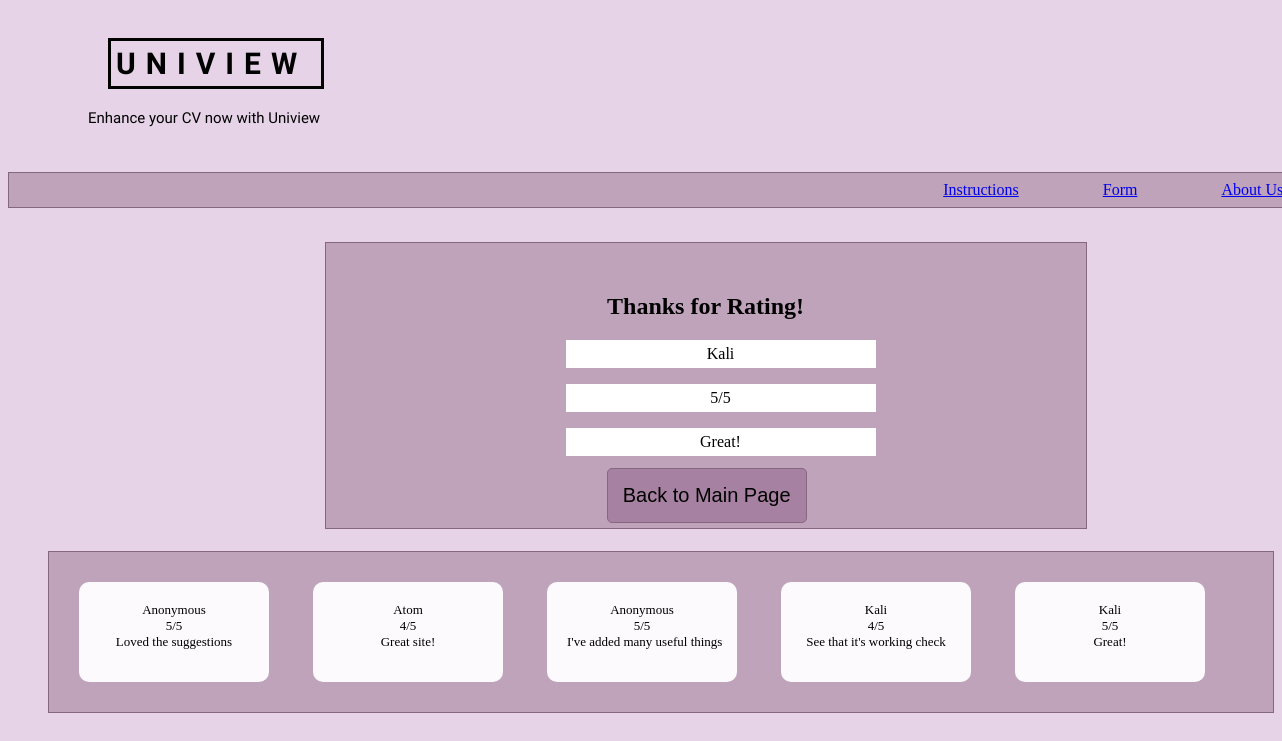
Screenshot of /CV/rate_site/ with the database file from the repository.
### CV/models.py (models this page shows)
class Rate(models.Model):
    rating=models.CharField(max_length=200)
    rating_val=models.IntegerField()
    comment=models.CharField(max_length=1000)

### CV/views.py (the view)
# urls.py: path('rate_site/', views.rate_site, name='rate_site')
def rate_site(request):
    if request.method == 'POST':
        rating = request.POST.get('rating')
        rating_val = request.POST.get('rating_val')
        comment = request.POST.get('comment')
        rating = Rate(rating=rating, rating_val=rating_val,comment=comment)
        rating.save()
    ratinglast = Rate.objects.last()
    rating_list = Rate.objects.all()
    template = loader.get_template("CV/thankforrating.html")
    context = {
        "ratinglast": ratinglast,
        "rating_list":rating_list
    }
    return HttpResponse(template.render(context, request))

### CV/templates/CV/thankforrating.html (shortened to what this page needs)
<html lang="en">
<head>
</head>
<body>
    <h1>UNIVIEW</h1>
    <p id="title">Enhance your CV now with Uniview</p>
    <section>
        <a href="{% url 'CV:index' %}">Instructions</a>
        <a href="{% url 'CV:form_page' %}">Form</a>
        <a href="{% url 'CV:about_us_page' %}">About Us</a>
    </section>
    <div id="content">
        <h2>Thanks for Rating!</h2>
        <div id="content2">
            <p id="text">{{ratinglast.rating}}</p>
            <p id="text">{{ratinglast.rating_val}}/5</p>
            <p id="text">{{ratinglast.comment}}</p>
        </div>
        <a href="{% url 'CV:index' %}" id="main"><button>Back to Main Page</button></a>
    </div>
    {% if rating_list %}
        <ul>
        <div class="scrollmenu">
        {% for rating in rating_list %}
            <li>{{ rating.rating}}<br> {{ rating.rating_val}}/5 <br>{{ rating.comment}} </li>
        {% endfor %}
        </div>
        </ul>
    {% else %}
        <p>No polls are available.</p>
    {% endif %}
</body>
</html>

### CV/templates/CV/thankforrating.html (style rules this page uses)
body { background-color: #E6D3E7; }
h1 { font-family:'Inika'; font-size: 30; width: 200px; padding: 5px; letter-spacing: 10px; border: 3px solid black; position: relative; top:30px; left: 100px; }
p#title { font-family:'Inika'; font-size: 15; position: relative; top: 30px; left: 80px; }
section { position: relative; top: 60px; width: 100%; border: 1px solid #836880; background-color: #BFA3BB; padding: 8px; }
section a { position: relative; left:70%; margin: 40px; }
div.scrollmenu { background-color: #BFA3BB; border: 1px solid #836880; overflow: auto; white-space: nowrap; position: relative; top: 100px; margin: 0px; padding: 10px; }
div.scrollmenu li { background-color: #FCFAFC; display: inline-block; color: rgb(1, 0, 0); text-align: center; font-size: small; border-radius: 10px; width: 150px; height: 60px; margin: 20px; padding: 20px; text-decoration: none; }
div#content { position: relative; left: 25%; top: 12%; border: 1px solid #836880; background-color: #BFA3BB; width: 700px; height: 225px; padding: 30px; text-align: center; }
div#content2 { position: relative; left: 30%; width: 10px; }
a#main { position: relative; left: 30px; }
button { background-color: #A781A1; border: 1px solid #836880; padding:15px; border-radius: 5px; font-size: 20px; }
a#main { position: absolute; left: 37%; top: 225px; }
p#text { background-color: white; padding: 5px; width: 300px; }

### rows the page displays
Rate: rating "Kali", rating_val "5", comment "Great!"
Rate: rating "Anonymous", rating_val "5", comment "Loved the suggestions"
Rate: rating "Atom", rating_val "4", comment "Great site!"
Rate: rating "Anonymous", rating_val "5", comment "I've added many useful things"
Rate: rating "Kali", rating_val "4", comment "See that it's working check"
